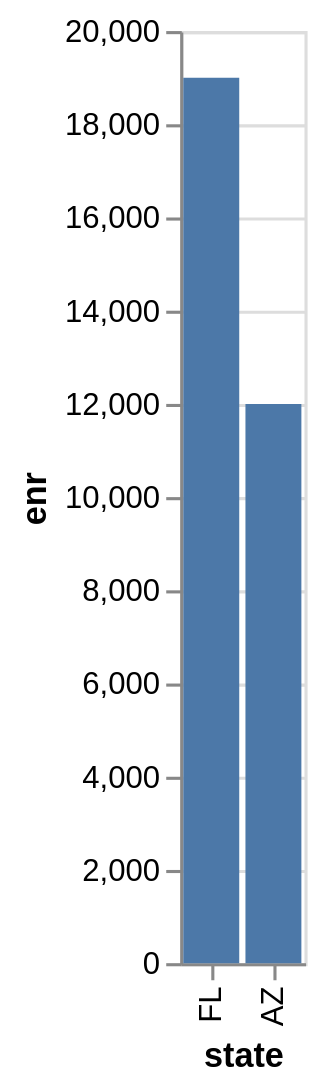

Vega-Lite specification for this chart:
### Vega-Lite specification from a JSON file in a GitHub repository (floating-point values rounded to 4 significant figures)
{"data": {"values": [{"x_data": "FL", "y_data": 19000}, {"x_data": "AZ", "y_data": 12000}]}, "mark": "bar", "encoding": {"x": {"field": "x_data", "type": "nominal", "title": "state", "sort": "descending"}, "y": {"field": "y_data", "type": "quantitative", "title": "enr"}}}
